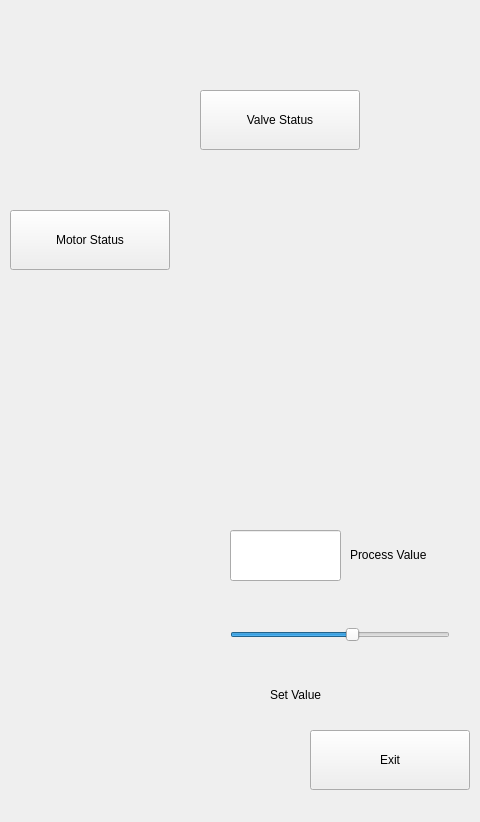
<?xml version="1.0" encoding="UTF-8"?>
<ui version="4.0">
 <class>MainWindow</class>
 <widget class="QMainWindow" name="MainWindow">
  <property name="windowModality">
   <enum>Qt::NonModal</enum>
  </property>
  <property name="geometry">
   <rect>
    <x>0</x>
    <y>0</y>
    <width>480</width>
    <height>822</height>
   </rect>
  </property>
  <property name="windowTitle">
   <string>MainWindow</string>
  </property>
  <widget class="QWidget" name="centralWidget">
   <widget class="QLabel" name="label">
    <property name="geometry">
     <rect>
      <x>0</x>
      <y>0</y>
      <width>481</width>
      <height>801</height>
     </rect>
    </property>
    <property name="text">
     <string/>
    </property>
    <property name="pixmap">
     <pixmap resource="scada_image.qrc">:/new/prefix1/GUI_Bioreact_online.jpg</pixmap>
    </property>
    <property name="scaledContents">
     <bool>true</bool>
    </property>
   </widget>
   <widget class="QLineEdit" name="Process_Value">
    <property name="geometry">
     <rect>
      <x>230</x>
      <y>530</y>
      <width>111</width>
      <height>51</height>
     </rect>
    </property>
    <property name="readOnly">
     <bool>true</bool>
    </property>
   </widget>
   <widget class="QPushButton" name="Motor_status">
    <property name="geometry">
     <rect>
      <x>10</x>
      <y>210</y>
      <width>160</width>
      <height>60</height>
     </rect>
    </property>
    <property name="text">
     <string>Motor Status</string>
    </property>
    <property name="autoDefault">
     <bool>true</bool>
    </property>
   </widget>
   <widget class="QPushButton" name="Valve_command">
    <property name="geometry">
     <rect>
      <x>200</x>
      <y>90</y>
      <width>160</width>
      <height>60</height>
     </rect>
    </property>
    <property name="text">
     <string>Valve Status</string>
    </property>
    <property name="autoDefault">
     <bool>true</bool>
    </property>
   </widget>
   <widget class="QLabel" name="label_2">
    <property name="geometry">
     <rect>
      <x>350</x>
      <y>530</y>
      <width>130</width>
      <height>50</height>
     </rect>
    </property>
    <property name="autoFillBackground">
     <bool>false</bool>
    </property>
    <property name="text">
     <string>Process Value</string>
    </property>
    <property name="textFormat">
     <enum>Qt::AutoText</enum>
    </property>
    <property name="scaledContents">
     <bool>false</bool>
    </property>
    <property name="wordWrap">
     <bool>false</bool>
    </property>
   </widget>
   <widget class="QSlider" name="horizontalSlider">
    <property name="geometry">
     <rect>
      <x>230</x>
      <y>610</y>
      <width>220</width>
      <height>50</height>
     </rect>
    </property>
    <property name="maximum">
     <number>25</number>
    </property>
    <property name="pageStep">
     <number>1</number>
    </property>
    <property name="sliderPosition">
     <number>14</number>
    </property>
    <property name="orientation">
     <enum>Qt::Horizontal</enum>
    </property>
   </widget>
   <widget class="QLabel" name="label_3">
    <property name="geometry">
     <rect>
      <x>270</x>
      <y>670</y>
      <width>130</width>
      <height>50</height>
     </rect>
    </property>
    <property name="autoFillBackground">
     <bool>false</bool>
    </property>
    <property name="text">
     <string>Set Value</string>
    </property>
    <property name="textFormat">
     <enum>Qt::AutoText</enum>
    </property>
    <property name="scaledContents">
     <bool>false</bool>
    </property>
    <property name="wordWrap">
     <bool>false</bool>
    </property>
   </widget>
   <widget class="QPushButton" name="Exit">
    <property name="geometry">
     <rect>
      <x>310</x>
      <y>730</y>
      <width>160</width>
      <height>60</height>
     </rect>
    </property>
    <property name="text">
     <string>Exit</string>
    </property>
   </widget>
  </widget>
  <widget class="QMenuBar" name="menuBar">
   <property name="geometry">
    <rect>
     <x>0</x>
     <y>0</y>
     <width>480</width>
     <height>23</height>
    </rect>
   </property>
  </widget>
 </widget>
 <layoutdefault spacing="6" margin="11"/>
 <resources>
  <include location="scada_image.qrc"/>
 </resources>
 <connections>
  <connection>
   <sender>Exit</sender>
   <signal>clicked()</signal>
   <receiver>MainWindow</receiver>
   <slot>close()</slot>
   <hints>
    <hint type="sourcelabel">
     <x>395</x>
     <y>778</y>
    </hint>
    <hint type="destinationlabel">
     <x>239</x>
     <y>410</y>
    </hint>
   </hints>
  </connection>
 </connections>
</ui>
